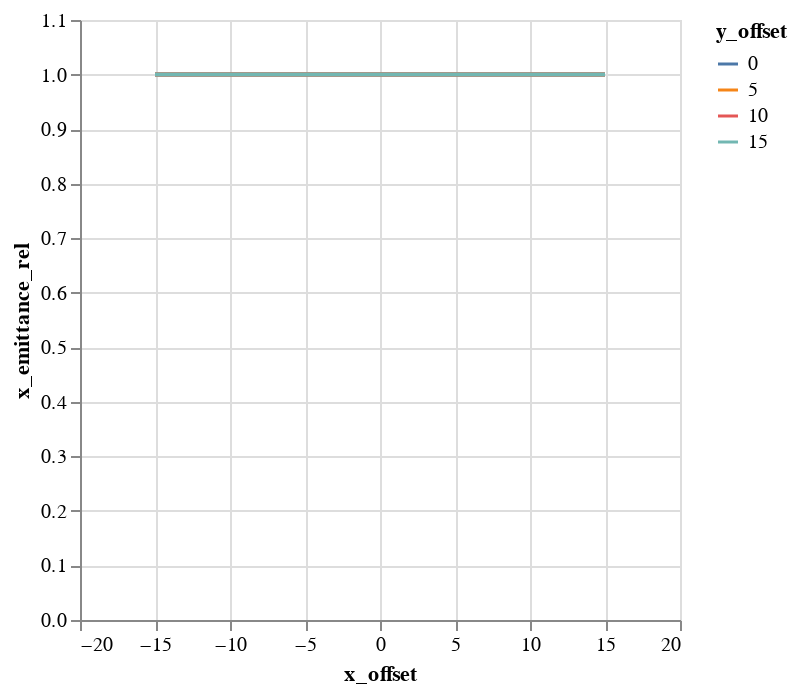

Write notebook code for a chart like this one.
### Code cell
alt.Chart(emit_df).mark_line().encode(
    color='y_offset:N',
    x='x_offset',
    y='x_emittance_rel',
)

### Figure 1 — Vega-Lite specification as saved in the notebook (floating-point values rounded to 4 significant figures)
{"$schema": "https://vega.github.io/schema/vega-lite/v1.2.1.json", "data": {"values": [{"losses": 0, "relbeta": 0.002308, "sourceID": 16777222, "sourceName": "x_-15_y_0", "x_emittance": 1.621, "x_emittance_rel": 1.0, "x_norm_emittance": 0.003742, "x_offset": -15, "y_emittance": 1.572, "y_emittance_rel": 1.0, "y_norm_emittance": 0.003629, "y_offset": 0}, {"losses": 0, "relbeta": 0.002308, "sourceID": 16777229, "sourceName": "x_-15_y_5", "x_emittance": 1.593, "x_emittance_rel": 1.0, "x_norm_emittance": 0.003678, "x_offset": -15, "y_emittance": 1.594, "y_emittance_rel": 1.0, "y_norm_emittance": 0.003679, "y_offset": 5}, {"losses": 0, "relbeta": 0.002308, "sourceID": 16777236, "sourceName": "x_-15_y_10", "x_emittance": 1.617, "x_emittance_rel": 1.0, "x_norm_emittance": 0.003733, "x_offset": -15, "y_emittance": 1.597, "y_emittance_rel": 1.0, "y_norm_emittance": 0.003686, "y_offset": 10}, {"losses": 0, "relbeta": 0.002308, "sourceID": 16777243, "sourceName": "x_-15_y_15", "x_emittance": 1.671, "x_emittance_rel": 1.0, "x_norm_emittance": 0.003858, "x_offset": -15, "y_emittance": 1.662, "y_emittance_rel": 1.0, "y_norm_emittance": 0.003836, "y_offset": 15}, {"losses": 0, "relbeta": 0.002308, "sourceID": 16777220, "sourceName": "x_-10_y_0", "x_emittance": 1.592, "x_emittance_rel": 1.0, "x_norm_emittance": 0.003675, "x_offset": -10, "y_emittance": 1.553, "y_emittance_rel": 1.0, "y_norm_emittance": 0.003584, "y_offset": 0}, {"losses": 0, "relbeta": 0.002308, "sourceID": 16777227, "sourceName": "x_-10_y_5", "x_emittance": 1.613, "x_emittance_rel": 1.0, "x_norm_emittance": 0.003723, "x_offset": -10, "y_emittance": 1.58, "y_emittance_rel": 1.0, "y_norm_emittance": 0.003647, "y_offset": 5}, {"losses": 0, "relbeta": 0.002308, "sourceID": 16777234, "sourceName": "x_-10_y_10", "x_emittance": 1.487, "x_emittance_rel": 1.0, "x_norm_emittance": 0.003432, "x_offset": -10, "y_emittance": 1.665, "y_emittance_rel": 1.0, "y_norm_emittance": 0.003844, "y_offset": 10}, {"losses": 0, "relbeta": 0.002308, "sourceID": 16777241, "sourceName": "x_-10_y_15", "x_emittance": 1.45, "x_emittance_rel": 1.0, "x_norm_emittance": 0.003347, "x_offset": -10, "y_emittance": 1.634, "y_emittance_rel": 1.0, "y_norm_emittance": 0.003773, "y_offset": 15}, {"losses": 0, "relbeta": 0.002308, "sourceID": 16777218, "sourceName": "x_-5_y_0", "x_emittance": 1.676, "x_emittance_rel": 1.0, "x_norm_emittance": 0.00387, "x_offset": -5, "y_emittance": 1.718, "y_emittance_rel": 1.0, "y_norm_emittance": 0.003965, "y_offset": 0}, {"losses": 0, "relbeta": 0.002308, "sourceID": 16777225, "sourceName": "x_-5_y_5", "x_emittance": 1.523, "x_emittance_rel": 1.0, "x_norm_emittance": 0.003517, "x_offset": -5, "y_emittance": 1.626, "y_emittance_rel": 1.0, "y_norm_emittance": 0.003753, "y_offset": 5}, {"losses": 0, "relbeta": 0.002308, "sourceID": 16777232, "sourceName": "x_-5_y_10", "x_emittance": 1.511, "x_emittance_rel": 1.0, "x_norm_emittance": 0.003489, "x_offset": -5, "y_emittance": 1.545, "y_emittance_rel": 1.0, "y_norm_emittance": 0.003567, "y_offset": 10}, {"losses": 0, "relbeta": 0.002308, "sourceID": 16777239, "sourceName": "x_-5_y_15", "x_emittance": 1.692, "x_emittance_rel": 1.0, "x_norm_emittance": 0.003905, "x_offset": -5, "y_emittance": 1.505, "y_emittance_rel": 1.0, "y_norm_emittance": 0.003474, "y_offset": 15}, {"losses": 0, "relbeta": 0.002308, "sourceID": 16777216, "sourceName": "x_0_y_0", "x_emittance": 1.54, "x_emittance_rel": 1.0, "x_norm_emittance": 0.003555, "x_offset": 0, "y_emittance": 1.537, "y_emittance_rel": 1.0, "y_norm_emittance": 0.003547, "y_offset": 0}, {"losses": 0, "relbeta": 0.002308, "sourceID": 16777223, "sourceName": "x_0_y_5", "x_emittance": 1.541, "x_emittance_rel": 1.0, "x_norm_emittance": 0.003556, "x_offset": 0, "y_emittance": 1.535, "y_emittance_rel": 1.0, "y_norm_emittance": 0.003544, "y_offset": 5}, {"losses": 0, "relbeta": 0.002308, "sourceID": 16777230, "sourceName": "x_0_y_10", "x_emittance": 1.403, "x_emittance_rel": 1.0, "x_norm_emittance": 0.003239, "x_offset": 0, "y_emittance": 1.475, "y_emittance_rel": 1.0, "y_norm_emittance": 0.003406, "y_offset": 10}, {"losses": 0, "relbeta": 0.002308, "sourceID": 16777237, "sourceName": "x_0_y_15", "x_emittance": 1.768, "x_emittance_rel": 1.0, "x_norm_emittance": 0.004082, "x_offset": 0, "y_emittance": 1.612, "y_emittance_rel": 1.0, "y_norm_emittance": 0.003722, "y_offset": 15}, {"losses": 0, "relbeta": 0.002308, "sourceID": 16777217, "sourceName": "x_5_y_0", "x_emittance": 1.55, "x_emittance_rel": 1.0, "x_norm_emittance": 0.003577, "x_offset": 5, "y_emittance": 1.674, "y_emittance_rel": 1.0, "y_norm_emittance": 0.003865, "y_offset": 0}, {"losses": 0, "relbeta": 0.002308, "sourceID": 16777224, "sourceName": "x_5_y_5", "x_emittance": 1.602, "x_emittance_rel": 1.0, "x_norm_emittance": 0.003699, "x_offset": 5, "y_emittance": 1.474, "y_emittance_rel": 1.0, "y_norm_emittance": 0.003402, "y_offset": 5}, {"losses": 0, "relbeta": 0.002308, "sourceID": 16777231, "sourceName": "x_5_y_10", "x_emittance": 1.463, "x_emittance_rel": 1.0, "x_norm_emittance": 0.003376, "x_offset": 5, "y_emittance": 1.594, "y_emittance_rel": 1.0, "y_norm_emittance": 0.003679, "y_offset": 10}, {"losses": 0, "relbeta": 0.002308, "sourceID": 16777238, "sourceName": "x_5_y_15", "x_emittance": 1.598, "x_emittance_rel": 1.0, "x_norm_emittance": 0.00369, "x_offset": 5, "y_emittance": 1.574, "y_emittance_rel": 1.0, "y_norm_emittance": 0.003634, "y_offset": 15}, {"losses": 0, "relbeta": 0.002308, "sourceID": 16777219, "sourceName": "x_10_y_0", "x_emittance": 1.519, "x_emittance_rel": 1.0, "x_norm_emittance": 0.003507, "x_offset": 10, "y_emittance": 1.599, "y_emittance_rel": 1.0, "y_norm_emittance": 0.003691, "y_offset": 0}, {"losses": 0, "relbeta": 0.002308, "sourceID": 16777226, "sourceName": "x_10_y_5", "x_emittance": 1.448, "x_emittance_rel": 1.0, "x_norm_emittance": 0.003342, "x_offset": 10, "y_emittance": 1.507, "y_emittance_rel": 1.0, "y_norm_emittance": 0.003478, "y_offset": 5}, {"losses": 0, "relbeta": 0.002308, "sourceID": 16777233, "sourceName": "x_10_y_10", "x_emittance": 1.743, "x_emittance_rel": 1.0, "x_norm_emittance": 0.004023, "x_offset": 10, "y_emittance": 1.613, "y_emittance_rel": 1.0, "y_norm_emittance": 0.003723, "y_offset": 10}, {"losses": 0, "relbeta": 0.002308, "sourceID": 16777240, "sourceName": "x_10_y_15", "x_emittance": 1.573, "x_emittance_rel": 1.0, "x_norm_emittance": 0.003631, "x_offset": 10, "y_emittance": 1.511, "y_emittance_rel": 1.0, "y_norm_emittance": 0.003489, "y_offset": 15}, {"losses": 0, "relbeta": 0.002308, "sourceID": 16777221, "sourceName": "x_15_y_0", "x_emittance": 1.499, "x_emittance_rel": 1.0, "x_norm_emittance": 0.003459, "x_offset": 15, "y_emittance": 1.578, "y_emittance_rel": 1.0, "y_norm_emittance": 0.003643, "y_offset": 0}, {"losses": 0, "relbeta": 0.002308, "sourceID": 16777228, "sourceName": "x_15_y_5", "x_emittance": 1.572, "x_emittance_rel": 1.0, "x_norm_emittance": 0.003628, "x_offset": 15, "y_emittance": 1.486, "y_emittance_rel": 1.0, "y_norm_emittance": 0.003429, "y_offset": 5}, {"losses": 0, "relbeta": 0.002308, "sourceID": 16777235, "sourceName": "x_15_y_10", "x_emittance": 1.623, "x_emittance_rel": 1.0, "x_norm_emittance": 0.003746, "x_offset": 15, "y_emittance": 1.616, "y_emittance_rel": 1.0, "y_norm_emittance": 0.00373, "y_offset": 10}, {"losses": 0, "relbeta": 0.002308, "sourceID": 16777242, "sourceName": "x_15_y_15", "x_emittance": 1.515, "x_emittance_rel": 1.0, "x_norm_emittance": 0.003497, "x_offset": 15, "y_emittance": 1.588, "y_emittance_rel": 1.0, "y_norm_emittance": 0.003665, "y_offset": 15}]}, "encoding": {"color": {"field": "y_offset", "type": "nominal"}, "x": {"field": "x_offset", "type": "quantitative"}, "y": {"field": "x_emittance_rel", "type": "quantitative"}}, "mark": "line"}
